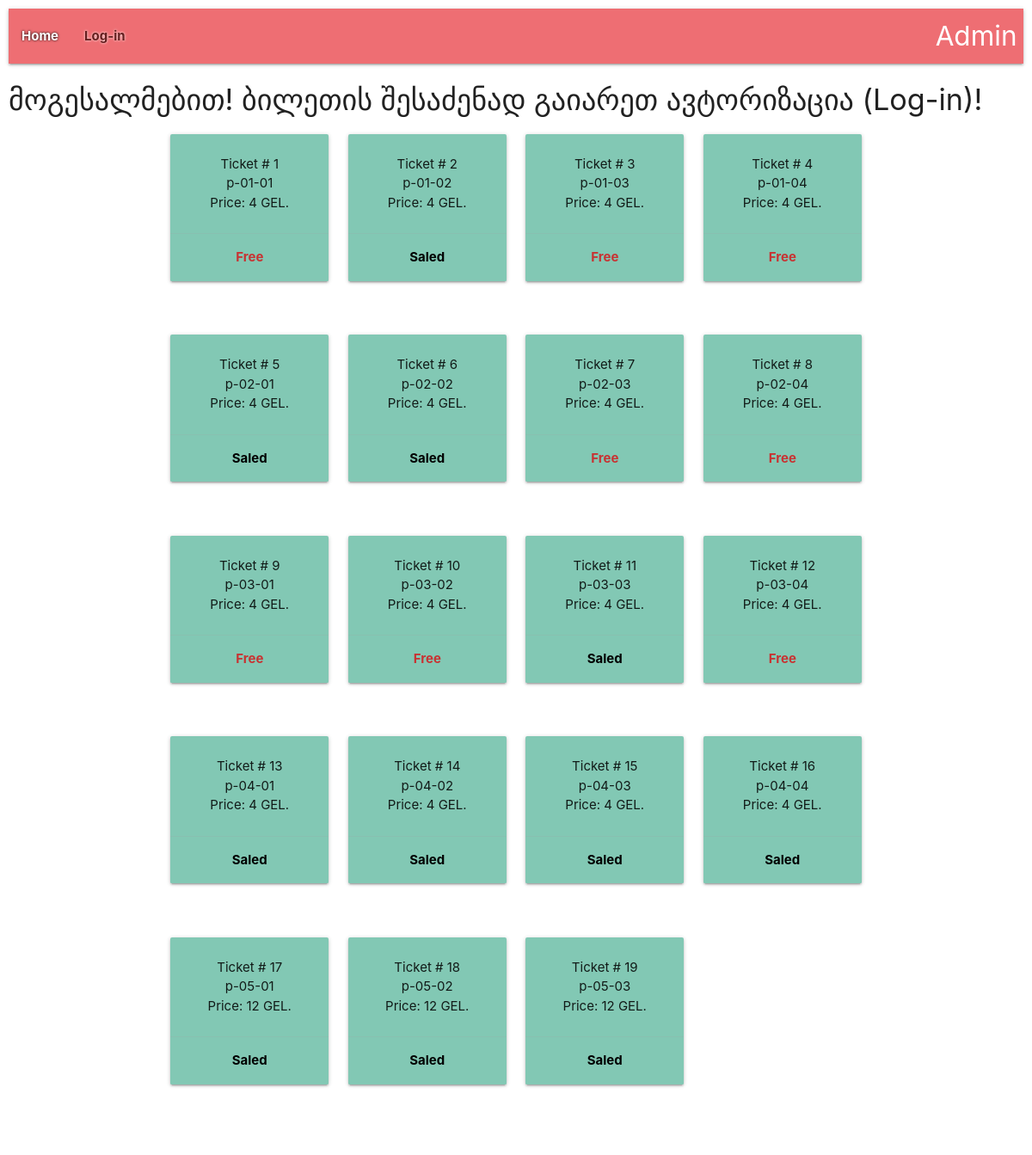
/tickets/, run on an earlier commit of the app's database.
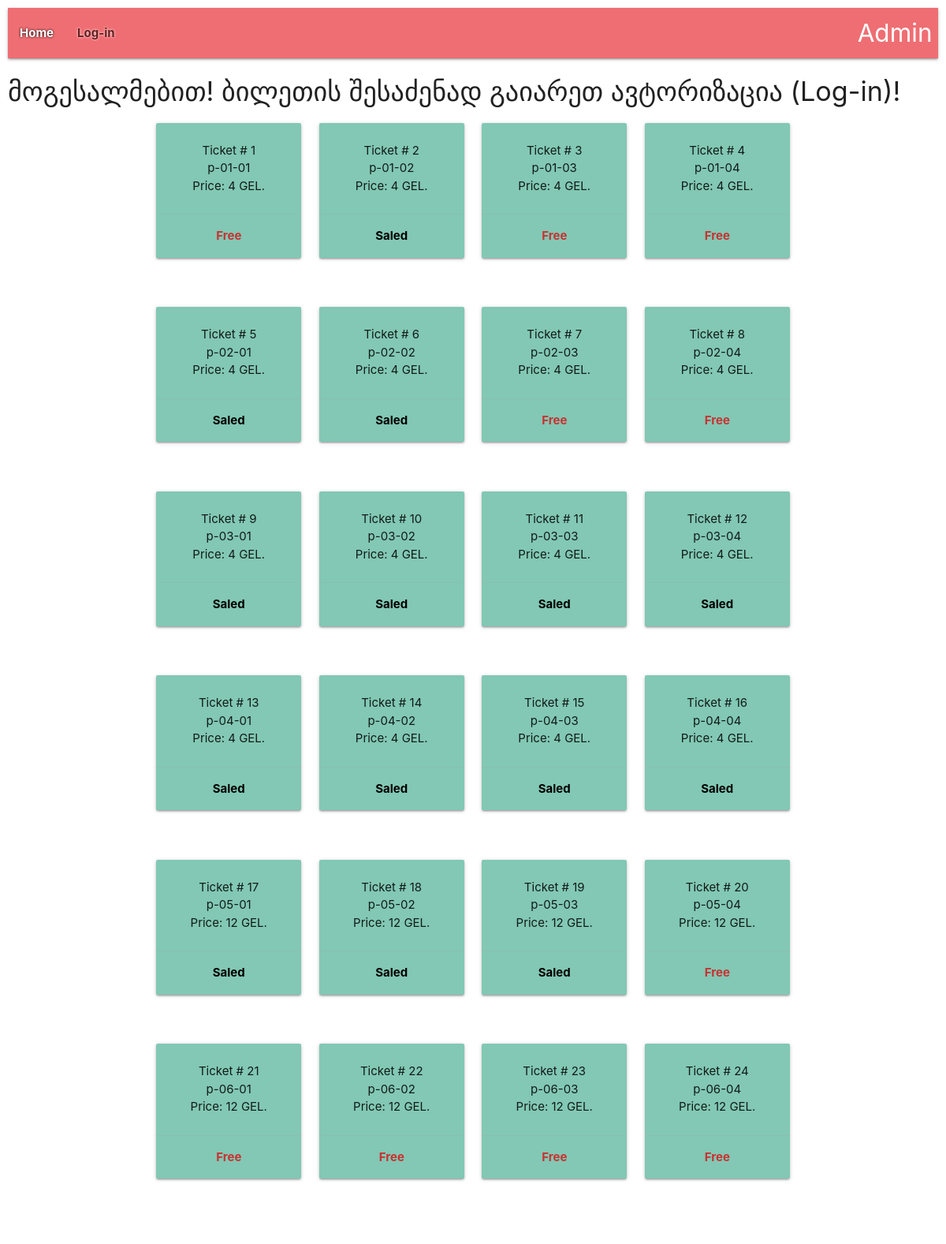
And on a later commit of the database.
### tickets/models.py (models this page shows, shortened)
class Ticket(models.Model):
    name = models.CharField(max_length=24, verbose_name='Name')
    start_time = models.DateTimeField(verbose_name='Start time', default=datetime(2021, 2, 3))
    end_time = models.DateTimeField(verbose_name="End time", default=datetime(2021, 2, 4))
    code = models.IntegerField(unique=True)
    price = models.IntegerField(default=12)
    class StatusType(TextChoices):
        FREE = 'Free', _("Free")
        SALED = 'Saled', _("Saled")
    status = models.CharField(max_length=5, choices=StatusType.choices, default=StatusType.FREE)
    class Meta:
        verbose_name = _('Ticket')
        verbose_name_plural = _('Tickets')

### tickets/views.py (the view)
# urls.py: path('', include('tickets.urls', namespace='tickets')),
def tickets(request: WSGIRequest):
    ticket_list = Ticket.objects.all()
    context = {
        'ticket_list': ticket_list,
    }
    return render(request=request, template_name='tickets/tickets.html', context=context)

### templates/tickets/tickets.html
{% extends 'base.html' %}
{% block content %}
<h4>მოგესალმებით! ბილეთის შესაძენად გაიარეთ ავტორიზაცია (Log-in)!</h4>
<div class="container">
    <div class="row">
        {% for ticket in ticket_list %}
        {% if forloop.counter0|divisibleby:4 %}
        <div class="row">
            {% endif %}
            <div class="col s12 m3 l3 center">
                <div class="row">
                    <div class="col s12">
                        <div class="card" style="background-color: rgb(130,200,180);">
                            <div class="card-content">
                                <p>Ticket # {{ ticket.pk }}</p>
                                <p>{{ ticket.name }}</p>
                                <p>Price: {{ ticket.price }} GEL.</p>
                            </div>
                            <div class="card-action">
                                {% if ticket.orders %}
                                <span style="color: rgb(0,0,0); font-weight: bold;">{{ ticket.status }}</span>
                                {% else %}
                                <span style="color: rgb(200,50,50); font-weight: bold;">{{ ticket.status }}</span>
                                {% endif %}
                            </div>
                        </div>
                    </div>
                </div>
            </div>
            {% if forloop.counter|divisibleby:4 or forloop.last %}
        </div>
        {% endif %}
        {% endfor %}
    </div>
</div>
{% endblock %}

### templates/base.html (shortened to what this page needs)
<!DOCTYPE html>
<html lang="en">
{% load static %}
<head>
    <link rel="stylesheet" href="https://cdnjs.cloudflare.com/ajax/libs/materialize/1.0.0/css/materialize.min.css">
</head>
<body style="padding: 10px;">
{% include 'partials/header.html' %}
{% block content %}
{% endblock %}
</body>
</html>

### templates/partials/header.html
<nav style="padding= 20px;">
    <div class="nav-wrapper">
      <ul id="nav-mobile" class="left hide-on-med-and-down">
        <li style="color: rgb(100,30,30); font-weight: bold; text-shadow: 0 0 3px #000000;"><a href="{% url 'tickets:index' %}">Home</a></li>
        {% if user.is_authenticated %}
          <li style="color: rgb(100,30,30); font-weight: bold; text-shadow: 0 0 3px #000000;"><a href="{% url 'tickets:order' %}">Orders</a></li>
          <li style="color: rgb(100,30,30); font-weight: bold; text-shadow: 0 0 3px #000000;"><a href="{% url 'tickets:personal' %}">{{ user.email }}</a></li>
          <li>
            <form action="{% url 'user:user_logout' %}" method="POST">
                {% csrf_token %}
                <div class="row">
                    <div class="col s12">
                        <button class="btn waves-effect waves-light" type="submit" name="action">
                            Log_out
                        </button>
                    </div>
                </div>
            </form>
        {% else %}
        <li><a href="{% url 'user:user_login' %}" style="color: rgb(100,30,30); font-weight: bold; text-shadow: 0 0 3px #ffffff; float: right;">
            Log-in
        </a></li>
        {% endif %}
          <li><a href="{% url 'admin:index' %}" class="brand-logo right">
              Admin</a></li>
      </ul>
    </div>
</nav>

What changed in the data, as far as the page shows it:
changed Ticket id 9: status "Free" → "Saled"
changed Ticket id 10: status "Free" → "Saled"
changed Ticket id 12: status "Free" → "Saled"
added Ticket: pk "20", name "p-05-04", price "12", status "Free"
added Ticket: pk "21", name "p-06-01", price "12", status "Free"
added Ticket: pk "22", name "p-06-02", price "12", status "Free"
added Ticket: pk "23", name "p-06-03", price "12", status "Free"
added Ticket: pk "24", name "p-06-04", price "12", status "Free"
